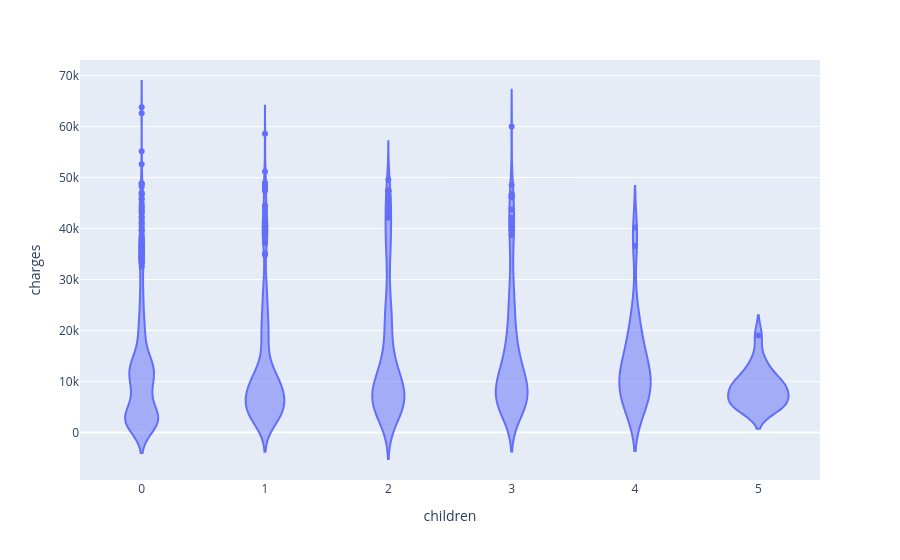

The cell this chart's notebook holds for it:
### Markdown cell above
- Number of children

### Code cell
fig = px.violin(  # Violing used as an example
    medical_df,
    x='children',
    y='charges'
)
fig.show()

### Figure 1 — Plotly figure (JSON) as saved in the notebook; plotly's stock layout.template omitted (floating-point values rounded to 4 significant figures; data arrays with more than 128 entries replaced by an {"elided": "..."} marker saying what was removed)
{"data": [{"alignmentgroup": "True", "box": {"visible": false}, "hovertemplate": "children=%{x}<br>charges=%{y}<extra></extra>", "legendgroup": "", "marker": {"color": "#636efa"}, "name": "", "offsetgroup": "", "orientation": "v", "scalegroup": "True", "showlegend": false, "type": "violin", "x": {"elided": "1338 int values"}, "x0": " ", "xaxis": "x", "y": {"elided": "1338 float values"}, "y0": " ", "yaxis": "y"}], "layout": {"legend": {"tracegroupgap": 0}, "margin": {"t": 60}, "violinmode": "group", "xaxis": {"anchor": "y", "domain": [0, 1], "title": {"text": "children"}}, "yaxis": {"anchor": "x", "domain": [0, 1], "title": {"text": "charges"}}}}
